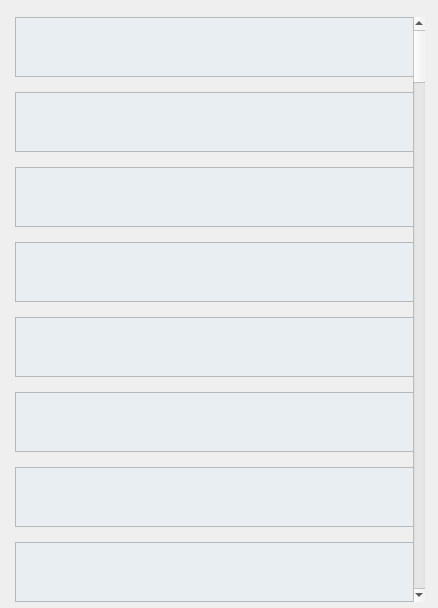
       <widget class="QWidget" name="scrollAreaWidgetContents_7">
        <property name="geometry">
         <rect>
          <x>0</x>
          <y>0</y>
          <width>438</width>
          <height>608</height>
         </rect>
        </property>
        <widget class="QGraphicsView" name="OnTraceView_1">
         <property name="geometry">
          <rect>
           <x>15</x>
           <y>17</y>
           <width>410</width>
           <height>60</height>
          </rect>
         </property>
         <property name="sizePolicy">
          <sizepolicy hsizetype="Preferred" vsizetype="Preferred">
           <horstretch>0</horstretch>
           <verstretch>0</verstretch>
          </sizepolicy>
         </property>
         <property name="minimumSize">
          <size>
           <width>410</width>
           <height>60</height>
          </size>
         </property>
         <property name="styleSheet">
          <string notr="true">background-color: rgb(232, 238, 242);</string>
         </property>
        </widget>
        <widget class="QScrollBar" name="OnTraceScrollBar">
         <property name="geometry">
          <rect>
           <x>413</x>
           <y>17</y>
           <width>12</width>
           <height>585</height>
          </rect>
         </property>
         <property name="sizePolicy">
          <sizepolicy hsizetype="Fixed" vsizetype="Preferred">
           <horstretch>0</horstretch>
           <verstretch>0</verstretch>
          </sizepolicy>
         </property>
         <property name="minimumSize">
          <size>
           <width>12</width>
           <height>585</height>
          </size>
         </property>
         <property name="orientation">
          <enum>Qt::Vertical</enum>
         </property>
        </widget>
        <widget class="QGraphicsView" name="OnTraceView_2">
         <property name="geometry">
          <rect>
           <x>15</x>
           <y>92</y>
           <width>410</width>
           <height>60</height>
          </rect>
         </property>
         <property name="sizePolicy">
          <sizepolicy hsizetype="Preferred" vsizetype="Preferred">
           <horstretch>0</horstretch>
           <verstretch>0</verstretch>
          </sizepolicy>
         </property>
         <property name="minimumSize">
          <size>
           <width>410</width>
           <height>60</height>
          </size>
         </property>
         <property name="styleSheet">
          <string notr="true">background-color: rgb(232, 238, 242);</string>
         </property>
        </widget>
        <widget class="QGraphicsView" name="OnTraceView_3">
         <property name="geometry">
          <rect>
           <x>15</x>
           <y>167</y>
           <width>410</width>
           <height>60</height>
          </rect>
         </property>
         <property name="sizePolicy">
          <sizepolicy hsizetype="Preferred" vsizetype="Preferred">
           <horstretch>0</horstretch>
           <verstretch>0</verstretch>
          </sizepolicy>
         </property>
         <property name="minimumSize">
          <size>
           <width>410</width>
           <height>60</height>
          </size>
         </property>
         <property name="styleSheet">
          <string notr="true">background-color: rgb(232, 238, 242);</string>
         </property>
        </widget>
        <widget class="QGraphicsView" name="OnTraceView_4">
         <property name="geometry">
          <rect>
           <x>15</x>
           <y>242</y>
           <width>410</width>
           <height>60</height>
          </rect>
         </property>
         <property name="sizePolicy">
          <sizepolicy hsizetype="Preferred" vsizetype="Preferred">
           <horstretch>0</horstretch>
           <verstretch>0</verstretch>
          </sizepolicy>
         </property>
         <property name="minimumSize">
          <size>
           <width>410</width>
           <height>60</height>
          </size>
         </property>
         <property name="styleSheet">
          <string notr="true">background-color: rgb(232, 238, 242);</string>
         </property>
        </widget>
        <widget class="QGraphicsView" name="OnTraceView_5">
         <property name="geometry">
          <rect>
           <x>15</x>
           <y>317</y>
           <width>410</width>
           <height>60</height>
          </rect>
         </property>
         <property name="sizePolicy">
          <sizepolicy hsizetype="Preferred" vsizetype="Preferred">
           <horstretch>0</horstretch>
           <verstretch>0</verstretch>
          </sizepolicy>
         </property>
         <property name="minimumSize">
          <size>
           <width>410</width>
           <height>60</height>
          </size>
         </property>
         <property name="styleSheet">
          <string notr="true">background-color: rgb(232, 238, 242);</string>
         </property>
        </widget>
        <widget class="QGraphicsView" name="OnTraceView_6">
         <property name="geometry">
          <rect>
           <x>15</x>
           <y>392</y>
           <width>410</width>
           <height>60</height>
          </rect>
         </property>
         <property name="sizePolicy">
          <sizepolicy hsizetype="Preferred" vsizetype="Preferred">
           <horstretch>0</horstretch>
           <verstretch>0</verstretch>
          </sizepolicy>
         </property>
         <property name="minimumSize">
          <size>
           <width>410</width>
           <height>60</height>
          </size>
         </property>
         <property name="styleSheet">
          <string notr="true">background-color: rgb(232, 238, 242);</string>
         </property>
        </widget>
        <widget class="QGraphicsView" name="OnTraceView_7">
         <property name="geometry">
          <rect>
           <x>15</x>
           <y>467</y>
           <width>410</width>
           <height>60</height>
          </rect>
         </property>
         <property name="sizePolicy">
          <sizepolicy hsizetype="Preferred" vsizetype="Preferred">
           <horstretch>0</horstretch>
           <verstretch>0</verstretch>
          </sizepolicy>
         </property>
         <property name="minimumSize">
          <size>
           <width>410</width>
           <height>60</height>
          </size>
         </property>
         <property name="styleSheet">
          <string notr="true">background-color: rgb(232, 238, 242);</string>
         </property>
        </widget>
        <widget class="QGraphicsView" name="OnTraceView_8">
         <property name="geometry">
          <rect>
           <x>15</x>
           <y>542</y>
           <width>410</width>
           <height>60</height>
          </rect>
         </property>
         <property name="sizePolicy">
          <sizepolicy hsizetype="Preferred" vsizetype="Preferred">
           <horstretch>0</horstretch>
           <verstretch>0</verstretch>
          </sizepolicy>
         </property>
         <property name="minimumSize">
          <size>
           <width>410</width>
           <height>60</height>
          </size>
         </property>
         <property name="styleSheet">
          <string notr="true">background-color: rgb(232, 238, 242);</string>
         </property>
        </widget>
        <zorder>OnTraceView_1</zorder>
        <zorder>OnTraceView_2</zorder>
        <zorder>OnTraceView_3</zorder>
        <zorder>OnTraceView_4</zorder>
        <zorder>OnTraceView_5</zorder>
        <zorder>OnTraceView_6</zorder>
        <zorder>OnTraceView_7</zorder>
        <zorder>OnTraceView_8</zorder>
        <zorder>OnTraceScrollBar</zorder>
       </widget>
